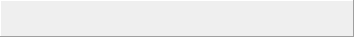
<?xml version="1.0" encoding="UTF-8"?>
<ui version="4.0">
 <class>InfoWidget</class>
 <widget class="QFrame" name="InfoWidget">
  <property name="geometry">
   <rect>
    <x>0</x>
    <y>0</y>
    <width>354</width>
    <height>37</height>
   </rect>
  </property>
  <property name="sizePolicy">
   <sizepolicy hsizetype="Expanding" vsizetype="Fixed">
    <horstretch>0</horstretch>
    <verstretch>0</verstretch>
   </sizepolicy>
  </property>
  <property name="minimumSize">
   <size>
    <width>330</width>
    <height>37</height>
   </size>
  </property>
  <property name="windowTitle">
   <string>Form</string>
  </property>
  <property name="frameShape">
   <enum>QFrame::Panel</enum>
  </property>
  <property name="frameShadow">
   <enum>QFrame::Raised</enum>
  </property>
  <property name="lineWidth">
   <number>1</number>
  </property>
  <property name="midLineWidth">
   <number>0</number>
  </property>
 </widget>
 <resources/>
 <connections/>
</ui>
